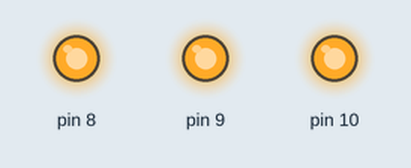
Simulated run of this sketch. Board: Arduino Uno, built with avr-gcc and run on an emulated ATmega328P. On the bench: output pins drawn as LEDs (lit = HIGH).

Above: at 0.1 s.
Timing chart, 0 to 1.6 s (numbered marks = the images above):
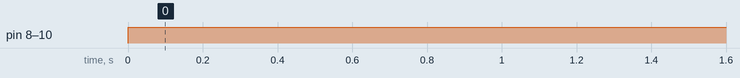

Measured:
- by itself, pin 8–10: LOW → HIGH at 0.00 s

The sketch:

rgb3_white.ino
```cpp
void setup()
{
  pinMode(8, OUTPUT);
  pinMode(9, OUTPUT);
  pinMode(10, OUTPUT);
 }

void loop()
{
  //흰색 켜기
  digitalWrite(8, HIGH);
  digitalWrite(9, HIGH);
  digitalWrite(10, HIGH);
  delay(1000);
}
```
